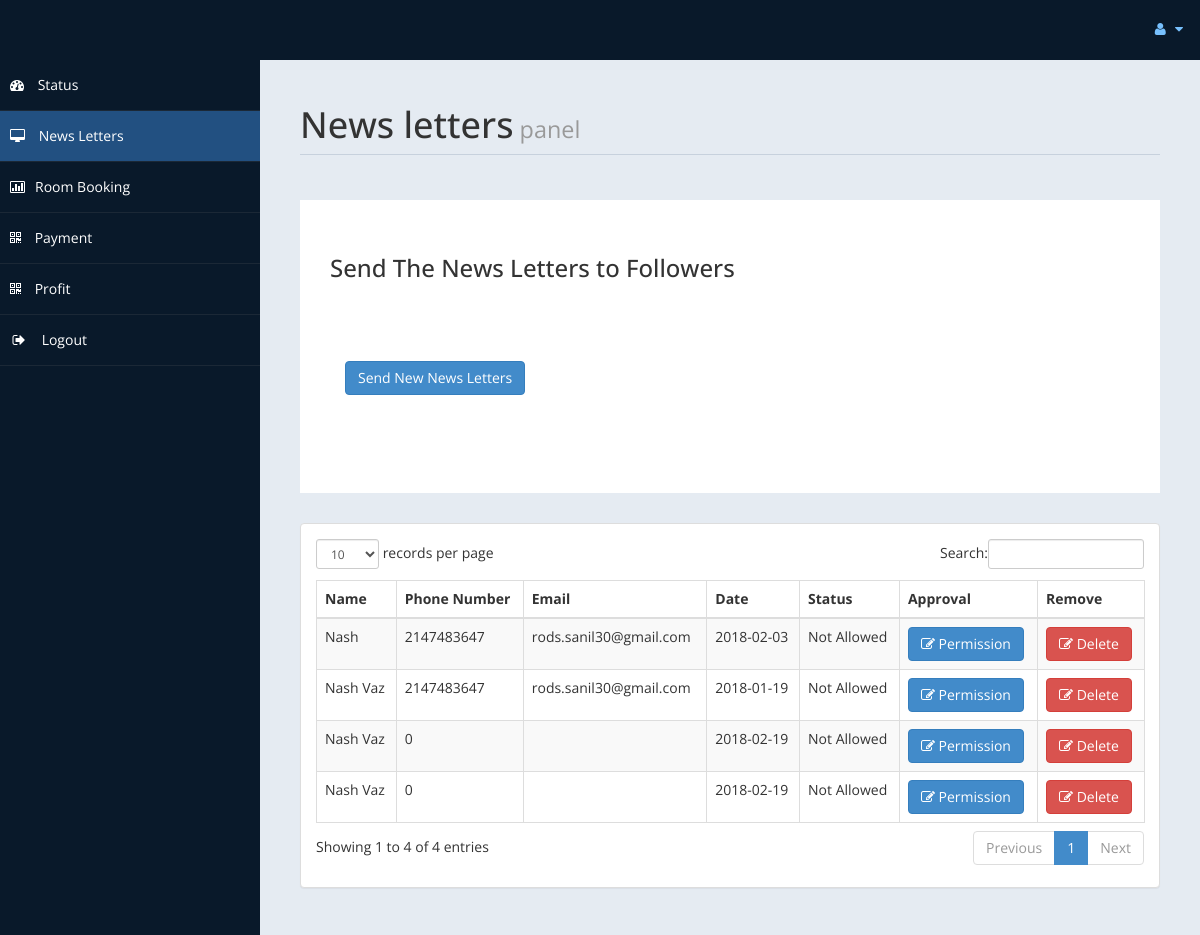
Screenshot of /admin/messages.php (signed in) with the database file from the repository.
### tables this page shows
CREATE TABLE IF NOT EXISTS `contact` (
  `id` int(10) unsigned NOT NULL AUTO_INCREMENT,
  `fullname` varchar(100) DEFAULT NULL,
  `phoneno` int(10) DEFAULT NULL,
  `email` text,
  `cdate` date DEFAULT NULL,
  `approval` varchar(12) DEFAULT NULL,
  PRIMARY KEY (`id`)
);

### admin/messages.php (the view, shortened to what this page needs)
<!DOCTYPE html>
<html xmlns="http://www.w3.org/1999/xhtml">
<head>
    <link href="assets/css/bootstrap.css" rel="stylesheet" />
    <link href="assets/css/font-awesome.css" rel="stylesheet" />
    <link href="assets/css/custom-styles.css" rel="stylesheet" />
    <link href="assets/js/dataTables/dataTables.bootstrap.css" rel="stylesheet" />
</head>
<body>
    <div id="wrapper">
        <nav class="navbar navbar-default top-navbar" role="navigation">
            <div class="navbar-header">
                <a class="navbar-brand" href="home.php"><?php echo $_SESSION["user"]; ?> </a>
            </div>
            <ul class="nav navbar-top-links navbar-right">
                <li class="dropdown">
                    <a class="dropdown-toggle" data-toggle="dropdown" href="#" aria-expanded="false">
                        <i class="fa fa-user fa-fw"></i> <i class="fa fa-caret-down"></i>
                    </a>
                </li>
            </ul>
        </nav>
        <nav class="navbar-default navbar-side" role="navigation">
            <div class="sidebar-collapse">
                <ul class="nav" id="main-menu">
                    <li>
                        <a href="home.php"><i class="fa fa-dashboard"></i> Status</a>
                    </li>
                    <li>
                        <a class="active-menu" href="messages.php"><i class="fa fa-desktop"></i> News Letters</a>
                    </li>
					<li>
                        <a href="roombook.php"><i class="fa fa-bar-chart-o"></i>Room Booking</a>
                    </li>
                    <li>
                        <a href="Payment.php"><i class="fa fa-qrcode"></i> Payment</a>
                    </li>
                    <li>
                        <a  href="profit.php"><i class="fa fa-qrcode"></i> Profit</a>
                    </li>
                    <li>
                        <a href="logout.php" ><i class="fa fa-sign-out fa-fw"></i> Logout</a>
                    </li>
            </div>
        </nav>
        <div id="page-wrapper" >
            <div id="page-inner">
			 <div class="row">
                    <div class="col-md-12">
                        <h1 class="page-header">
                           News letters<small> panel</small>
                        </h1>
                    </div>
                </div>
				 <?php
				include('db.php');
			   ?>
				 <div class="row">
                <div class="col-md-12">
                    <div class="jumbotron">
                        <h3>Send The News Letters to Followers</h3>
                        <p></p>
                        <p>
						<div class="panel-body">
                            <button class="btn btn-primary btn" data-toggle="modal" data-target="#myModal">
                              Send New News Letters
                            </button>
                            </div>
                        </div>
                    </div>
                </div>
            </div>
               <?php
				$sql = "SELECT * FROM `contact`";
				$re = mysqli_query($con,$sql);
			   ?>
            <div class="row">
                <div class="col-md-12">
                    <div class="panel panel-default">
                        <div class="panel-body">
                            <div class="table-responsive">
                                <table class="table table-striped table-bordered table-hover" id="dataTables-example">
                                    <thead>
                                        <tr>
                                            <th>Name</th>
											<th>Phone Number</th>
                                            <th>Email</th>
                                            <th>Date</th>
											<th>Status</th>
											<th>Approval</th>
											<th>Remove</th>
                                        </tr>
                                    </thead>
                                    <tbody>
									<?php
										while($row = mysqli_fetch_array($re))
										{
											$id = $row['id'];
											if($id % 2 ==1 )
											{
												echo"<tr class='gradeC'>
													<td>".$row['fullname']."</td>
													<td>".$row['phoneno']."</td>
													<td>".$row['email']."</td>
													<td>".$row['cdate']."</td>
													<td>".$row['approval']."</td>
													<td><a href=newsletter.php?eid=".$id ." <button class='btn btn-primary'> <i class='fa fa-edit' ></i> Permission</button></td>
													<td><a href=newsletterdel.php?eid=".$id ." <button class='btn btn-danger'> <i class='fa fa-edit' ></i> Delete</button></td>
												</tr>";
											}
											else
											{
												echo"<tr class='gradeU'>
													<td>".$row['fullname']."</td>
													<td>".$row['phoneno']."</td>
													<td>".$row['email']."</td>
													<td>".$row['cdate']."</td>
													<td>".$row['approval']."</td>
													<td><a href=newsletter.php?eid=".$id." <button class='btn btn-primary'> <i class='fa fa-edit' ></i> Permission</button></td>
													<td><a href=newsletterdel.php?eid=".$id ." <button class='btn btn-danger'> <i class='fa fa-edit' ></i> Delete </button></td>
												</tr>";
											}
										}
									?>
                                    </tbody>
                                </table>
                            </div>
                        </div>
                    </div>
                </div>
            </div>
                </div>
            </div>
</body>
</html>

### admin/assets/css/custom-styles.css (style rules this page uses)
body { font-family: 'Open Sans', sans-serif; }
#wrapper { width: 100%; background:#09192A; }
#page-wrapper { padding: 15px 15px; min-height: 600px; background:#E5EBF2; }
#page-inner { width:100%; margin:10px 20px 10px 0px; background-color:transparent; padding:10px; min-height:1200px; }
h1, .h1, h2, .h2, h3, .h3 { margin-top: 7px; margin-bottom: -5px; }
p { font-size:16px; line-height:25px; padding-top:20px; }
.page-header { padding-bottom: 9px; margin: 10px 0 45px; border-bottom: 1px solid #C7D1DD; }
.jumbotron, .well { background:#fff; }
.top-navbar { margin:0px; }
.top-navbar .navbar-brand { color: #fff; width: 260px; text-align: left; height: 60px; font-size: 30px; font-weight: 700; text-transform: uppercase; line-height: 30px; }
.top-navbar .nav > li { position: relative; display: inline-block; }
.top-navbar .nav > li > a { position: relative; display: block; padding: 19px 15px; color: #77C0FD; }
.active-menu { background-color:#225081!important; }
.sidebar-collapse , .sidebar-collapse .nav { background:none; }
.sidebar-collapse .nav { padding:0; }
.sidebar-collapse .nav > li > a { color:#fff; background:transparent; text-shadow:none; }
.sidebar-collapse > .nav > li > a { padding:15px 10px; }
.sidebar-collapse > .nav > li { border-bottom: 1px solid rgba(107, 108, 109, 0.19); }
.navbar-side { border:none; background-color: transparent; }
.top-navbar { background:#09192A; border-bottom:none; }
.top-navbar .nav > li > a > i { margin-right: 2px; }
.navbar-default { border:0px solid black; }
.navbar-header { background: #09192A; }
.nav > li > a > i { margin-right:10px; }
@media (min-width:768px) { #page-wrapper { margin: 0 0 0 260px; padding: 15px 30px; min-height: 1200px; } }
@media (min-width:768px) { .navbar-side { z-index: 1; position: absolute; width: 260px; } }
@media (min-width:768px) { .navbar { border-radius: 0px; } }

### rows the page displays
contact: fullname "Nash Vaz", phoneno "2147483647", email "rods.sanil30@gmail.com", cdate "2018-01-19", approval "Not Allowed"
contact: fullname "Nash", phoneno "2147483647", email "rods.sanil30@gmail.com", cdate "2018-02-03", approval "Not Allowed"
contact: fullname "Nash Vaz", phoneno "0", cdate "2018-02-19", approval "Not Allowed"
contact: fullname "Nash Vaz", phoneno "0", cdate "2018-02-19", approval "Not Allowed"
